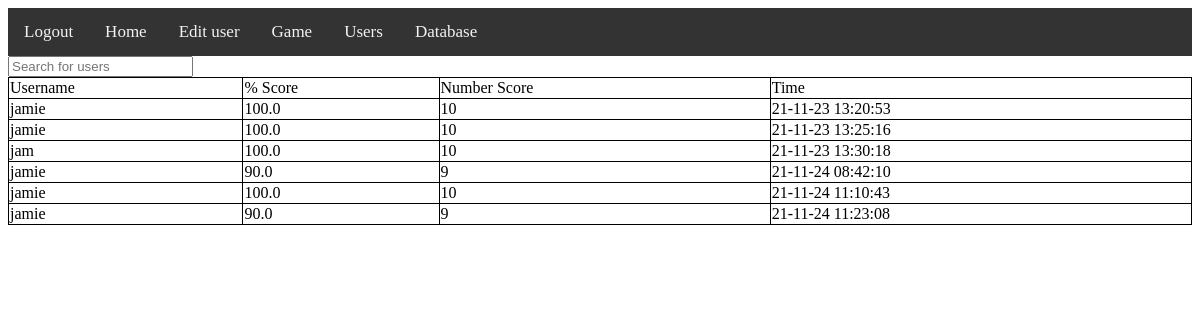
Page /game/maths_quiz/scores on the earlier database version.
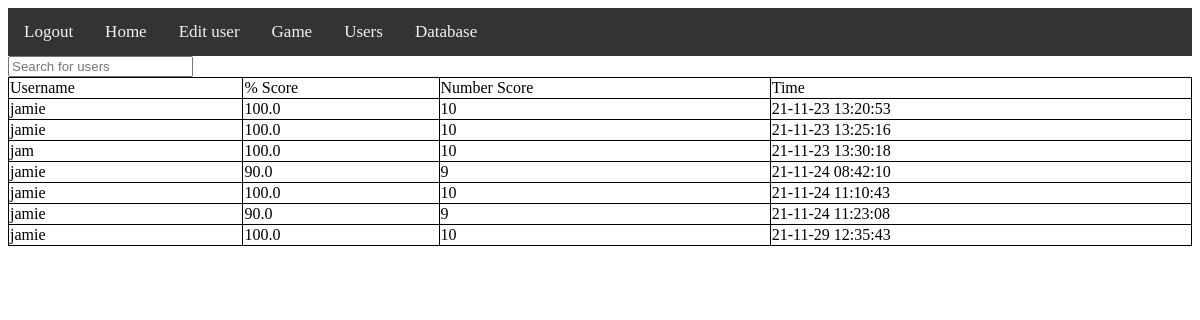
Same page on the later database version.
### tables this page shows
CREATE TABLE maths_quiz (username characters(100),percentage characters(100),score characters(100),time characters(100));

### challenges/maths_quiz.py (the view)
@maths_quiz_bp.route("/scores")
def maths_quiz_scores():
    return render_template("challenges/maths_quiz/scores.html", users=maths_quiz_db.read())

### database_mod.py (called while the page is built)
    def read(self):
        self.c.execute(f"SELECT * FROM {self.table}")
        self.conn.commit()
        self.lines = self.c.fetchall()
        return self.lines

### challenges/templates/challenges/maths_quiz/scores.html (shortened to what this page needs)
{% extends "base.html" %}
{% block content %}
<input type="text" onkeyup="table_search()" id="search_box" placeholder="Search for users">
<table id="sort_table_id">
<tr>
    <td onclick="sort_alph(0)">Username</td>
    <td onclick="sort_num(1)">% Score</td>
    <td onclick="sort_num(2)">Number Score</td>
    <td onclick="sort_alph(3)">Time</td>
</tr>
{% for user in users %}
<tr>
    {% for item in user%}
    <td>{{item}}</td>
    {% endfor %}
</tr>
{% endfor %}
</table>
{% endblock %}

### templates/base.html (shortened to what this page needs)
<!doctype html>
<html>
<head>
<link rel="stylesheet" href="{{ url_for('static',filename='styles/base.css') }}">
</head>
<body>
    <div class="topnav">
        <a href="/logout">Logout</a>
        <a href="/">Home</a>
        <a href="/user/">Edit user</a>
        <a href="/game/">Game</a>
        <a href="/users/">Users</a>
        <a href="/database/">Database</a>
    </div>
    {% block content %}{% endblock %}
</body>
</html>

### static/styles/base.css (style rules this page uses)
.topnav { background-color: #333; overflow: hidden; }
.topnav { overflow: hidden; background-color: #333; }
.topnav a { float: left; color: #f2f2f2; text-align: center; padding: 14px 16px; text-decoration: none; font-size: 17px; }
table, td, th { border: 1px solid black; }
table { width: 100%; border-collapse: collapse; }

Differences in the rows shown:
added maths_quiz: username "jamie", percentage "100.0", score "10", time "21-11-29 12:35:43"
